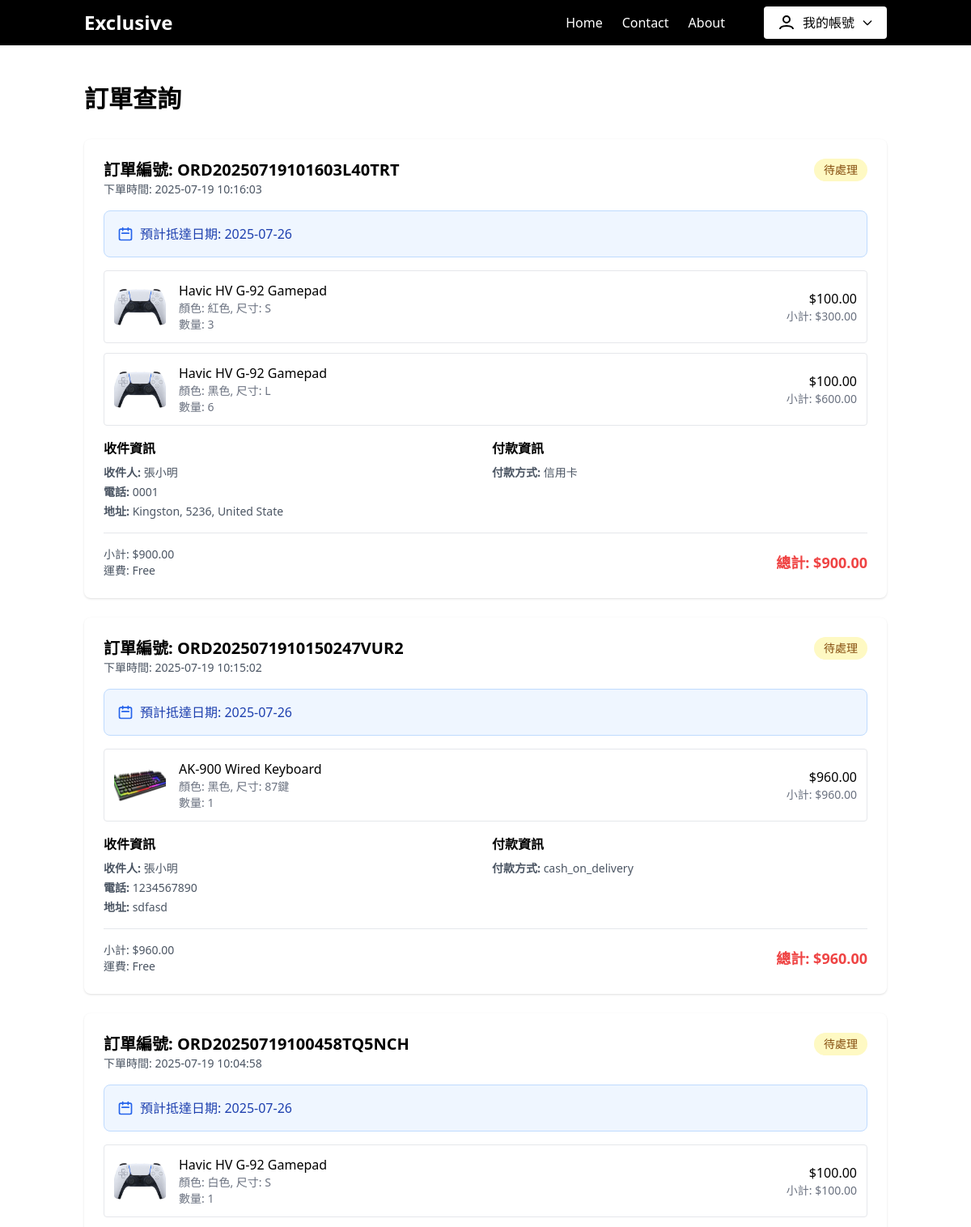
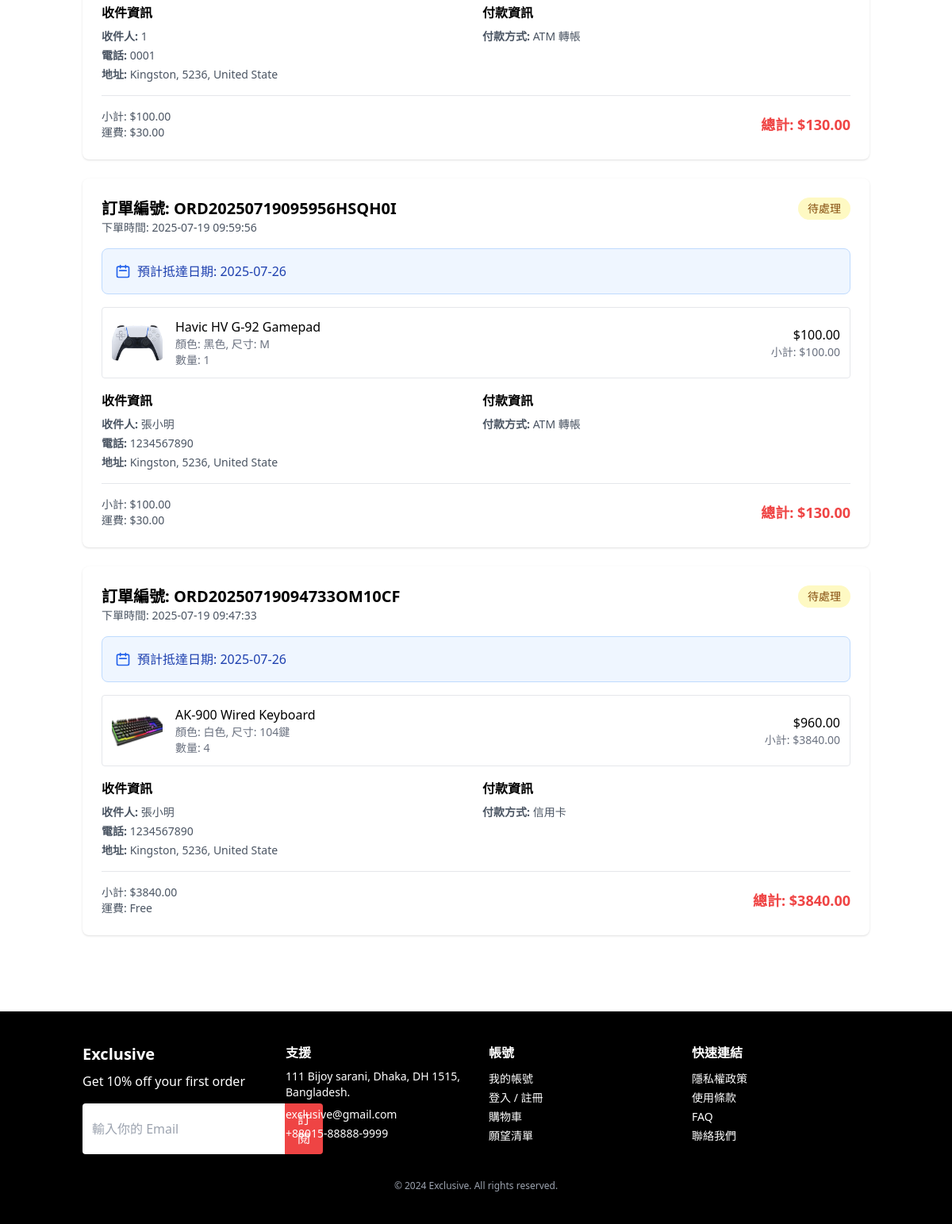
Screenshot of /orders (signed in) with the database file from the repository (2 pictures, top to bottom).
### app.py (models this page shows, shortened)
class Order(db.Model):
    id = db.Column(db.Integer, primary_key=True)
    user_id = db.Column(db.Integer, db.ForeignKey('user.id'), nullable=False)
    order_number = db.Column(db.String(50), unique=True, nullable=False)  # 訂單編號
    status = db.Column(db.String(20), default='pending')  # 訂單狀態：pending, processing, shipped, delivered, cancelled
    total_amount = db.Column(db.Float, nullable=False)  # 訂單總金額
    shipping_fee = db.Column(db.Float, default=0.0)  # 運費
    recipient_name = db.Column(db.String(100), nullable=False)  # 收件人姓名
    recipient_phone = db.Column(db.String(20), nullable=False)  # 收件人電話
    recipient_address = db.Column(db.String(200), nullable=False)  # 收件地址
    payment_method = db.Column(db.String(20), nullable=False)  # 付款方式
    note = db.Column(db.Text, nullable=True)  # 備註
    estimated_delivery = db.Column(db.DateTime, nullable=False)  # 預計抵達日期
    created_at = db.Column(db.DateTime, default=datetime.utcnow)
    updated_at = db.Column(db.DateTime, default=datetime.utcnow, onupdate=datetime.utcnow)
    user = db.relationship('User', backref='orders')
    items = db.relationship('OrderItem', backref='order', lazy=True, cascade='all, delete-orphan')

class OrderItem(db.Model):
    id = db.Column(db.Integer, primary_key=True)
    order_id = db.Column(db.Integer, db.ForeignKey('order.id'), nullable=False)
    product_id = db.Column(db.Integer, db.ForeignKey('product.id'), nullable=False)
    variant_id = db.Column(db.Integer, db.ForeignKey('product_variant.id'), nullable=True)
    product_name = db.Column(db.String(200), nullable=False)  # 商品名稱（快照）
    variant_info = db.Column(db.String(100), nullable=True)  # 變體信息（快照）
    price = db.Column(db.Float, nullable=False)  # 單價（快照）
    quantity = db.Column(db.Integer, nullable=False)  # 數量
    subtotal = db.Column(db.Float, nullable=False)  # 小計
    product = db.relationship('Product', backref='order_items')
    variant = db.relationship('ProductVariant', backref='order_items')

class Product(db.Model):
    id = db.Column(db.Integer, primary_key=True)
    name = db.Column(db.String(200), nullable=False)
    description = db.Column(db.Text, nullable=True)
    price = db.Column(db.Float, nullable=False)
    category = db.Column(db.String(100), nullable=True)
    image_url = db.Column(db.String(500), nullable=True)
    is_active = db.Column(db.Boolean, default=True)
    created_at = db.Column(db.DateTime, default=datetime.utcnow)
    updated_at = db.Column(db.DateTime, default=datetime.utcnow, onupdate=datetime.utcnow)
    variants = db.relationship('ProductVariant', backref='product', lazy=True, cascade='all, delete-orphan')

### app.py (the view)
@app.route('/orders')
def orders():
    if 'user_id' not in session:
        flash('請先登入')
        return redirect(url_for('login'))
    user = User.query.get(session['user_id'])
    if not user:
        session.clear()
        flash('用戶不存在')
        return redirect(url_for('login'))
    orders = Order.query.filter_by(user_id=user.id).order_by(Order.created_at.desc()).all()
    return render_template('Orders.html', user=user, orders=orders)

### templates/Orders.html (shortened to what this page needs)
<!DOCTYPE html>
<html lang="zh-Hant">
<head>
  <script src="https://cdn.tailwindcss.com"></script>
</head>
<body class="font-poppins bg-white">
  <header class="bg-black text-white">
    <div class="container mx-auto flex justify-between items-center py-2 px-4">
      <div class="text-2xl font-bold">Exclusive</div>
      <nav class="flex items-center gap-6">
        <ul class="flex gap-6">
          <li><a href="{{ url_for('home') }}" class="hover:underline">Home</a></li>
          <li><a href="{{ url_for('contact') }}" class="hover:underline">Contact</a></li>
          <li><a href="{{ url_for('about') }}" class="hover:underline">About</a></li>
        </ul>
        {% if user %}
          <div class="relative ml-6">
            <button id="accountDropdownBtn" class="flex items-center gap-2 px-4 py-2 bg-white text-black rounded hover:bg-gray-100 focus:outline-none">
              <svg class="w-6 h-6" fill="none" stroke="currentColor" stroke-width="2" viewBox="0 0 24 24"><circle cx="12" cy="8" r="4"/><path d="M4 20c0-4 8-4 8-4s8 0 8 4"/></svg>
              <span class="font-medium">我的帳號</span>
              <svg class="w-4 h-4" fill="none" stroke="currentColor" stroke-width="2" viewBox="0 0 24 24"><path stroke-linecap="round" stroke-linejoin="round" d="M19 9l-7 7-7-7" /></svg>
            </button>
          </div>
        {% else %}
          <ul class="flex gap-6">
            <li><a href="{{ url_for('login') }}" class="hover:underline">Login</a></li>
            <li><a href="{{ url_for('signup') }}" class="hover:underline">Sign Up</a></li>
          </ul>
        {% endif %}
      </nav>
    </div>
  </header>
  <main class="container mx-auto px-4 py-12 min-h-[60vh]">
    <h1 class="text-3xl font-bold mb-8">訂單查詢</h1>
    {% if orders %}
    <div class="space-y-6">
      {% for order in orders %}
      <div class="bg-white rounded-lg shadow p-6">
        <div class="flex justify-between items-start mb-4">
          <div>
            <h2 class="text-xl font-semibold">訂單編號: {{ order.order_number }}</h2>
            <p class="text-gray-600 text-sm">下單時間: {{ order.created_at.strftime('%Y-%m-%d %H:%M:%S') }}</p>
          </div>
          <div class="text-right">
            <span class="inline-block px-3 py-1 rounded-full text-sm font-medium
              {% if order.status == 'pending' %}bg-yellow-100 text-yellow-800
              {% elif order.status == 'processing' %}bg-blue-100 text-blue-800
              {% elif order.status == 'shipped' %}bg-purple-100 text-purple-800
              {% elif order.status == 'delivered' %}bg-green-100 text-green-800
              {% elif order.status == 'cancelled' %}bg-red-100 text-red-800
              {% endif %}">
              {% if order.status == 'pending' %}待處理
              {% elif order.status == 'processing' %}處理中
              {% elif order.status == 'shipped' %}已出貨
              {% elif order.status == 'delivered' %}已送達
              {% elif order.status == 'cancelled' %}已取消
              {% endif %}
            </span>
          </div>
        </div>
        <div class="bg-blue-50 border border-blue-200 rounded-lg p-4 mb-4">
          <div class="flex items-center gap-2">
            <svg class="w-5 h-5 text-blue-600" fill="none" stroke="currentColor" stroke-width="2" viewBox="0 0 24 24">
              <path stroke-linecap="round" stroke-linejoin="round" d="M8 7V3m8 4V3m-9 8h10M5 21h14a2 2 0 002-2V7a2 2 0 00-2-2H5a2 2 0 00-2 2v12a2 2 0 002 2z" />
            </svg>
            <span class="font-medium text-blue-800">預計抵達日期: {{ order.estimated_delivery.strftime('%Y-%m-%d') }}</span>
          </div>
        </div>
        <div class="space-y-3 mb-4">
          {% for item in order.items %}
          <div class="flex items-center justify-between p-3 border rounded">
            <div class="flex items-center gap-4">
              <img src="{{ url_for('static', filename=item.product.image_url) if item.product.image_url else url_for('static', filename='images/gamepad.png') }}"
                   alt="{{ item.product_name }}" class="w-16 h-12 rounded object-cover"/>
              <div>
                <div class="font-medium">{{ item.product_name }}</div>
                {% if item.variant_info %}
                <div class="text-sm text-gray-500">{{ item.variant_info }}</div>
                {% endif %}
                <div class="text-sm text-gray-500">數量: {{ item.quantity }}</div>
              </div>
            </div>
            <div class="text-right">
              <div class="font-medium">${{ "%.2f"|format(item.price) }}</div>
              <div class="text-sm text-gray-500">小計: ${{ "%.2f"|format(item.subtotal) }}</div>
            </div>
          </div>
          {% endfor %}
        </div>
        <div class="grid grid-cols-1 md:grid-cols-2 gap-4 mb-4">
          <div>
            <h3 class="font-semibold mb-2">收件資訊</h3>
            <div class="text-sm text-gray-600 space-y-1">
              <p><strong>收件人:</strong> {{ order.recipient_name }}</p>
              <p><strong>電話:</strong> {{ order.recipient_phone }}</p>
              <p><strong>地址:</strong> {{ order.recipient_address }}</p>
            </div>
          </div>
          <div>
            <h3 class="font-semibold mb-2">付款資訊</h3>
            <div class="text-sm text-gray-600 space-y-1">
              <p><strong>付款方式:</strong>
                {% if order.payment_method == 'credit' %}信用卡
                {% elif order.payment_method == 'atm' %}ATM 轉帳
                {% elif order.payment_method == 'cod' %}貨到付款
                {% else %}{{ order.payment_method }}
                {% endif %}
              </p>
            </div>
          </div>
        </div>
        <div class="border-t pt-4">
          <div class="flex justify-between items-center">
            <div class="text-sm text-gray-600">
              <p>小計: ${{ "%.2f"|format(order.total_amount - order.shipping_fee) }}</p>
              <p>運費: {% if order.shipping_fee == 0 %}Free{% else %}${{ "%.2f"|format(order.shipping_fee) }}{% endif %}</p>
            </div>
            <div class="text-right">
              <div class="text-lg font-bold text-red-500">總計: ${{ "%.2f"|format(order.total_amount) }}</div>
            </div>
          </div>
        </div>
      </div>
      {% endfor %}
    </div>
    {% endif %}
  </main>
  <footer class="bg-black text-white py-10 mt-12">
    <div class="container mx-auto px-4 grid grid-cols-1 md:grid-cols-4 gap-8">
      <div>
        <h2 class="font-bold text-xl mb-2">Exclusive</h2>
        <p class="mb-4">Get 10% off your first order</p>
        <form class="flex" id="subscribeForm">
          <input type="email" placeholder="輸入你的 Email" class="rounded-l px-3 py-2 text-black focus:outline-none" id="subscribeEmail" required />
          <button type="submit" class="bg-red-500 px-4 py-2 rounded-r hover:bg-red-600 transition">訂閱</button>
        </form>
      </div>
      <div>
        <h3 class="font-semibold mb-2">支援</h3>
        <address class="not-italic mb-2 text-sm">111 Bijoy sarani, Dhaka,  DH 1515, Bangladesh.</address>
        <p class="mb-1 text-sm">exclusive@gmail.com</p>
        <p class="text-sm">+88015-88888-9999</p>
      </div>
      <div>
        <h3 class="font-semibold mb-2">帳號</h3>
        <ul>
          <li><a href="{{ url_for('account') }}" class="hover:underline text-sm">我的帳號</a></li>
          <li><a href="{{ url_for('login') }}" class="hover:underline text-sm">登入 / 註冊</a></li>
          <li><a href="{{ url_for('cart') }}" class="hover:underline text-sm">購物車</a></li>
          <li><a href="{{ url_for('wishlist') }}" class="hover:underline text-sm">願望清單</a></li>
        </ul>
      </div>
      <div>
        <h3 class="font-semibold mb-2">快速連結</h3>
        <ul>
          <li><a href="#" class="hover:underline text-sm">隱私權政策</a></li>
          <li><a href="#" class="hover:underline text-sm">使用條款</a></li>
          <li><a href="#" class="hover:underline text-sm">FAQ</a></li>
          <li><a href="{{ url_for('contact') }}" class="hover:underline text-sm">聯絡我們</a></li>
        </ul>
      </div>
    </div>
    <div class="text-center text-xs text-gray-400 mt-8">
      &copy; 2024 Exclusive. All rights reserved.
    </div>
  </footer>
</body>
</html>

### rows the page displays
Order: order_number "ORD20250719101603L40TRT", created_at "2025-07-19 10:16:03", status "待處理", estimated_delivery "2025-07-26", recipient_name "張小明", recipient_phone "0001", recipient_address "Kingston, 5236, United State", payment_method "信用卡", order.total_amount-order.shipping_fee "900.00", shows "Free", total_amount "900.00"
OrderItem: image_url (picture), product_name "Havic HV G-92 Gamepad", variant_info "顏色: 紅色, 尺寸: S", quantity "3", price "100.00", subtotal "300.00"
OrderItem: image_url (picture), product_name "Havic HV G-92 Gamepad", variant_info "顏色: 黑色, 尺寸: L", quantity "6", price "100.00", subtotal "600.00"
Order: order_number "ORD2025071910150247VUR2", created_at "2025-07-19 10:15:02", status "待處理", estimated_delivery "2025-07-26", recipient_name "張小明", recipient_phone "1234567890", recipient_address "sdfasd", payment_method "cash_on_delivery", order.total_amount-order.shipping_fee "960.00", shows "Free", total_amount "960.00"
OrderItem: image_url (picture), product_name "AK-900 Wired Keyboard", variant_info "顏色: 黑色, 尺寸: 87鍵", quantity "1", price "960.00", subtotal "960.00"
Order: order_number "ORD20250719100458TQ5NCH", created_at "2025-07-19 10:04:58", status "待處理", estimated_delivery "2025-07-26", recipient_name "1", recipient_phone "0001", recipient_address "Kingston, 5236, United State", payment_method "ATM 轉帳", order.total_amount-order.shipping_fee "100.00", shipping_fee "30.00", total_amount "130.00"
OrderItem: image_url (picture), product_name "Havic HV G-92 Gamepad", variant_info "顏色: 白色, 尺寸: S", quantity "1", price "100.00", subtotal "100.00"
Order: order_number "ORD20250719095956HSQH0I", created_at "2025-07-19 09:59:56", status "待處理", estimated_delivery "2025-07-26", recipient_name "張小明", recipient_phone "1234567890", recipient_address "Kingston, 5236, United State", payment_method "ATM 轉帳", order.total_amount-order.shipping_fee "100.00", shipping_fee "30.00", total_amount "130.00"
OrderItem: image_url (picture), product_name "Havic HV G-92 Gamepad", variant_info "顏色: 黑色, 尺寸: M", quantity "1", price "100.00", subtotal "100.00"
Order: order_number "ORD20250719094733OM10CF", created_at "2025-07-19 09:47:33", status "待處理", estimated_delivery "2025-07-26", recipient_name "張小明", recipient_phone "1234567890", recipient_address "Kingston, 5236, United State", payment_method "信用卡", order.total_amount-order.shipping_fee "3840.00", shows "Free", total_amount "3840.00"
OrderItem: image_url (picture), product_name "AK-900 Wired Keyboard", variant_info "顏色: 白色, 尺寸: 104鍵", quantity "4", price "960.00", subtotal "3840.00"
